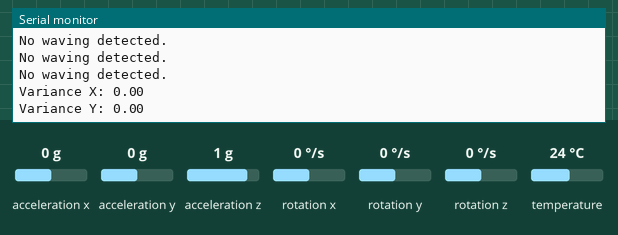
Simulated run of this sketch. Board: Arduino Uno, built with avr-gcc and run on an emulated ATmega328P. Shown: the last lines printed to the serial monitor. Inputs (shaded band) come from the test bench; at power-on: acceleration x 0 g, acceleration y 0 g, acceleration z 1 g, rotation x 0 °/s, rotation y 0 °/s, rotation z 0 °/s, temperature 24 °C.

Above: at 1.2 s.
1.3 s: acceleration x set to -1.4 g
At 1.42 s:
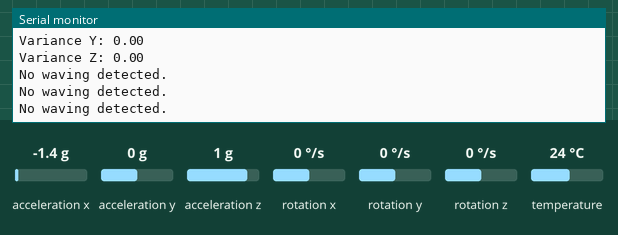
4.3 s: acceleration y set to -1.4 g
At 4.78 s:
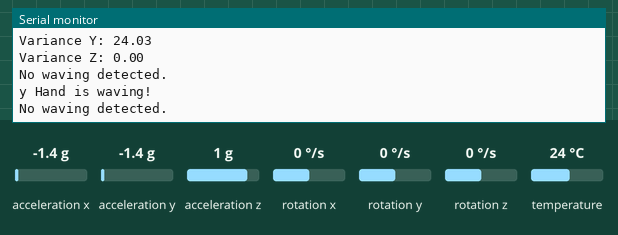
6.0 s: acceleration z set to -1.4 g
At 6.3 s:
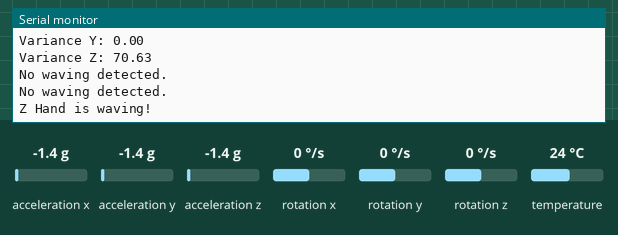

Measured:
- after the input at 4.3 s, the serial monitor: prints a new line after 0.24 s (image 2)
- after the input at 6.0 s, the serial monitor: prints a new line after 0.08 s (image 3)

The sketch:

IPD_ACCLEROMETER_V2.ino
```cpp
#include <Wire.h>
#include <Adafruit_Sensor.h>
#include <Adafruit_MPU6050.h>

Adafruit_MPU6050 mpu;

const int numReadings = 20;
float axReadings[numReadings];
float ayReadings[numReadings];
float azReadings[numReadings];

void setup() {
  Serial.begin(9600);
  Wire.begin();

  if (!mpu.begin()) {
    Serial.println("Failed to find MPU6050 chip");
    while (1) {
      delay(10);
    }
  }
}

void loop() {
  // Collect readings
  for (int i = 0; i < numReadings; i++) {
    sensors_event_t a, g, temp;
    mpu.getEvent(&a, &g, &temp);
    axReadings[i] = a.acceleration.x;
    ayReadings[i] = a.acceleration.y;
    azReadings[i] = a.acceleration.z;
    delay(10);
  }

  // Calculate and print variance
  float varX = calculateVariance(axReadings);
  float varY = calculateVariance(ayReadings);
  float varZ = calculateVariance(azReadings);

  Serial.print("Variance X: ");
  Serial.println(varX);
  Serial.print("Variance Y: ");
  Serial.println(varY);
  Serial.print("Variance Z: ");
  Serial.println(varZ);


  if (varX > 15) {
    Serial.println("X Hand is waving!");
  } else {
    Serial.println("No waving detected.");
  }
  if (varY > 15) {
    Serial.println("y Hand is waving!");
  } else {
    Serial.println("No waving detected.");
  }
  if (varZ > 15) {
    Serial.println("Z Hand is waving!");
  } else {
    Serial.println("No waving detected.");
  }
}

float calculateVariance(float readings[]) {
  float mean = 0.0;
  float M2 = 0.0;
  for (int i = 0; i < numReadings; i++) {
    float delta = readings[i] - mean;
    mean += delta / (i + 1);
    float delta2 = readings[i] - mean;
    M2 += delta * delta2;
  }
  return M2 / numReadings;
}
```
